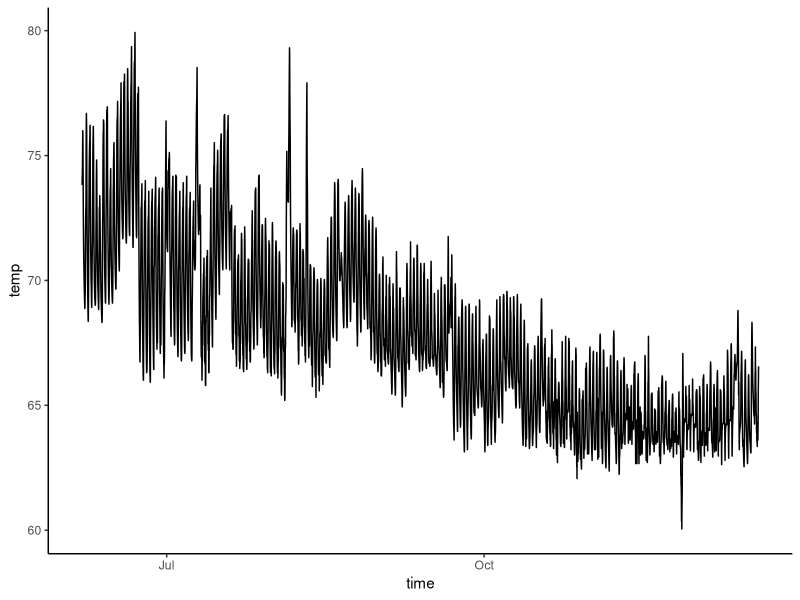
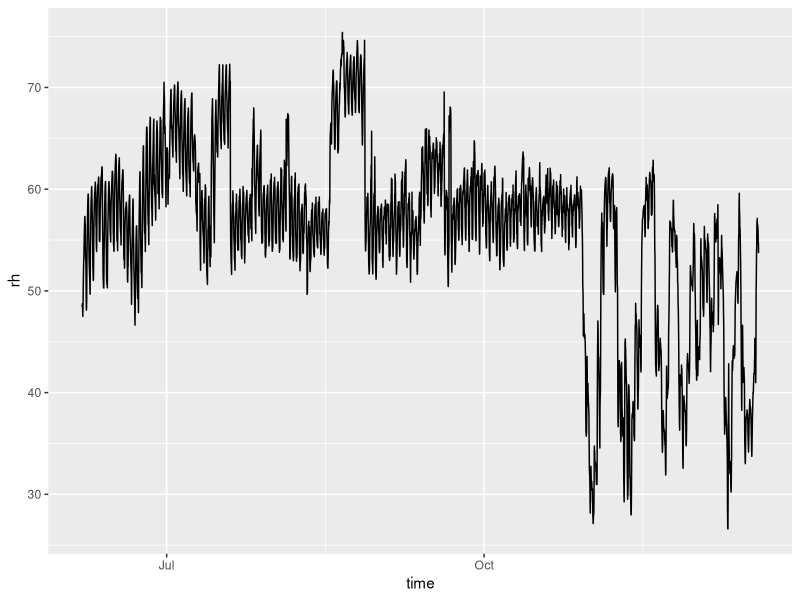
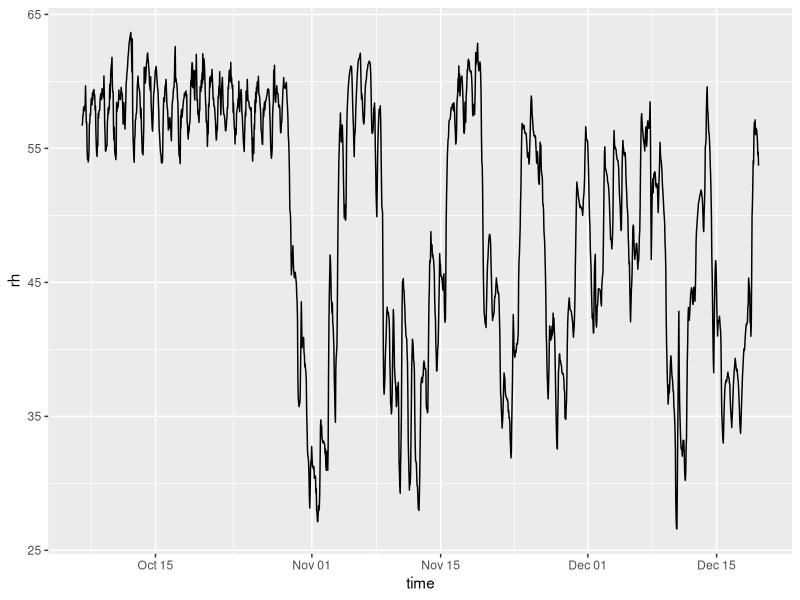

R code for these plots, in order:
## ---- chunk 1
library(tidyverse)
library(data.table)
library(lubridate)
## ---- chunk 2
# Example data
# from .hobo file that was exported to .csv in the HOBOware program
data <- fread("10596690_Birds_Mammals_Range.csv", skip=1, header=T)
colnames(data)  <- c("n","timestamp", "temp", "rh")

# change date/time to POSIXct class
data$time <- as.POSIXct(data$timestamp, format = "%m/%d/%y  %I:%M:%S %p")

# get just a date class for future filtering
data$date <- as.Date(data$time)


min(data$date) 
max(data$date)
## ---- chunk 3
# Temperature
ggplot(data, aes(x=time, y=temp)) +
  geom_line() +
  theme_classic() 

# adding highlighted areas
rect <- data.frame(ymin=65, ymax=75, xmin=-Inf, xmax=Inf)
#geom_rect(data = rect, aes(xmin=xmin, xmax=xmax, ymin=ymin, ymax=ymax), color = "green", alpha = 0.5, inherit.aes = FALSE)

## ---- chunk 4
ggplot(data, aes(x=time, y=rh)) +
  geom_line()
## ---- chunk 5
data %>% 
  filter(date > "2023-10-06") %>% 
  ggplot(aes(x=time, y=rh)) +
  geom_line()
